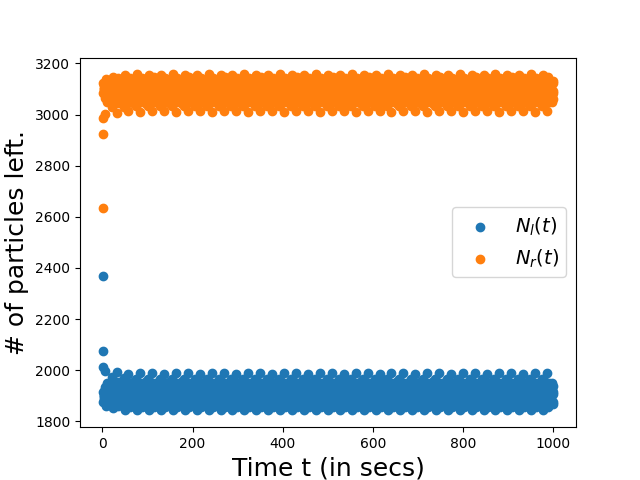

Recreate this plot in Python.
import sys
from LabLibrary import Radioactivity as rad
import matplotlib.pyplot as plt
sys.stdin = open("input.txt", "r")
sys.stdout = open("output.txt", "w")
sys.stderr = open("error.txt", "w")


nl, nr, t = rad.BoxProblem(5000,0.5)
plt.scatter(x=t, y=nl, label="$N_l(t)$")
plt.scatter(x=t, y=nr, label="$N_r(t)$")
plt.xlabel("Time t (in secs)", size=18)
plt.ylabel("# of particles left.", size=18)
plt.legend(prop={"size": 14})
plt.savefig("q2.png")
plt.show()
